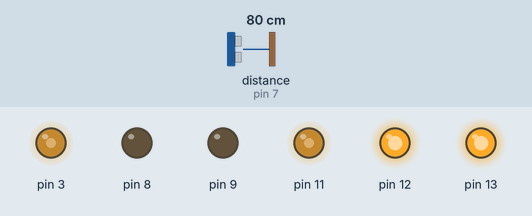
Recording of a sketch running on a simulated Arduino Uno, built with avr-gcc and run on an emulated ATmega328P. On the bench: output pins drawn as LEDs (lit = HIGH). Wiring (inferred from the names in the program): ultrasonic range finder: trigger pin 6; echo pin 7. Inputs (shaded band) come from the test bench; at power-on: distance to the obstacle (sensor on pin 7) 80 cm. The echo pulse lasts 58.3 µs per cm; pins used as bus, display or sensor lines are not drawn; what the sketch prints to the serial monitor is not drawn.

Above: at 0.1 s.
At 4.0 s:
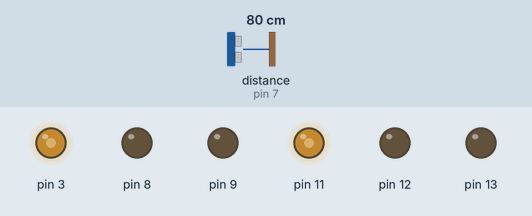
At 6.0 s:
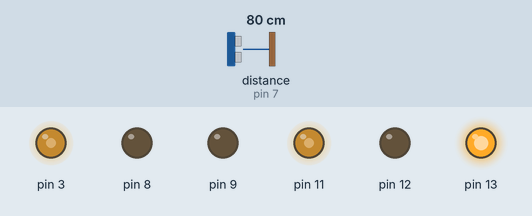
At 8.0 s:
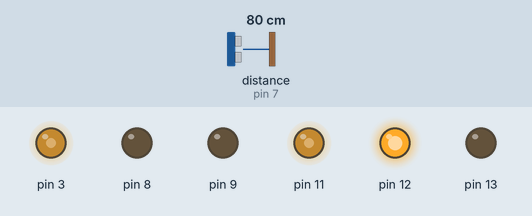
Timing chart, 0 to 9.2 s (numbered marks = the images above):
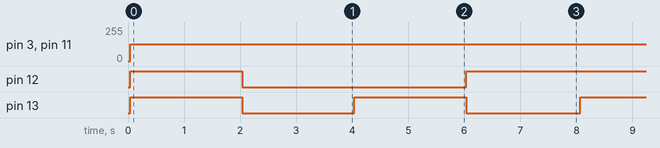

The sketch:

myAIDriver.ino
```cpp
#include "AIDriver.h"

  // Declare a pointer to a AIDriver object
  AIDriver *mrJonesDriving;

	void setup(){   // sets up once as the program starts
    // Instantiate a two wheeled to the pointer 'mrJonesDriving'
    mrJonesDriving = new AIDriver();
	}

	void loop(){ // loops continuously 50 times a second
      // Read the distanceRanger ulstrasonic sensor and return the object distance in mm
      Serial.println(mrJonesDriving->read());

      // obj->doSomething(); in this case make the object mrJonesDriving rotate to the right at a speed of 200
      mrJonesDriving->rotateRight(125); // speed can be between 0-255
			// wait 2000 milliseconds or 2 seconds
      delay(2000);
      mrJonesDriving->rotateLeft(125);
			delay(2000);
      // Make mrJonesDriving drive forward left wheel speed 200 and right wheel speed 200
      mrJonesDriving->driveForward(125,125);
      delay(2000);
      mrJonesDriving->driveBackward(125,125);
      delay(2000);
	}
```

AIDriver.cpp
```cpp
#include <Arduino.h>
#include "AIDriver.h"

AIDriver::AIDriver(){
  // signal pins need to be ~pwm pins
  static unsigned int rightSpeedIn = 3;  //0-255 sets speed for right wheel - default 3
  static unsigned int leftSpeedIn = 11;  //0-255 sets speed for left wheel - default 11
  // Must be digital pins
  static unsigned int rightDirection = 12; //0 = Forward, 1 = Backward for right wheel default 12
  static unsigned int rightBreak = 9;  //0 = Go, 1 = Break for right wheel default 9
  static unsigned int leftDirection = 13;  //0 = Forward, 1 = Backward for left wheel default 13
  static unsigned int leftBreak = 8;  //0 = Go, 1 = Break for right wheel default 8
  // Digital Pins for the Ultrasonic Sensor
  static uint8_t trigPin = 6;
  static uint8_t echoPin = 7;

  // L298N Motor controller
  motorRight = new L298N(rightSpeedIn,rightDirection,rightBreak);
  motorLeft = new L298N(leftSpeedIn,leftDirection,leftBreak);
  pinMode(trigPin, OUTPUT);
  pinMode(echoPin, INPUT);

  //Configure and debug the serial monitor
  Serial.begin(9600);
  Serial.println("Debug Serial Monitor");
}

unsigned int AIDriver::read() {
  return timing() / 2.8 / 2;  //distance by divisor
}

unsigned int AIDriver::timing() {
  delay(30);
  static uint8_t trig = 6;
  static uint8_t echo = 7;
  digitalWrite(trig, LOW);
  delayMicroseconds(2);
  digitalWrite(trig, HIGH);
  delayMicroseconds(10);
  digitalWrite(trig, LOW);
  previousMicros = micros();
  while(!digitalRead(echo) && (micros() - previousMicros) <= 20000UL); // wait for the echo pin HIGH or timeout
  previousMicros = micros();
  while(digitalRead(echo)  && (micros() - previousMicros) <= 20000UL); // wait for the echo pin LOW or timeout
  if (micros() - previousMicros > 3000) {
    return 0;
  } else {
    return micros() - previousMicros; // duration
  }
}

void AIDriver::brake(){
  motorRight->stop();
  motorLeft->stop();
}

void AIDriver::driveForward(unsigned short rightWheel, unsigned short leftWheel){
  motorRight->setSpeed(rightWheel);
  motorLeft->setSpeed(leftWheel);
  motorRight->backward();
  motorLeft->forward();
}

void AIDriver::driveBackward(unsigned short rightWheel, unsigned short leftWheel){
  motorRight->setSpeed(rightWheel);
  motorLeft->setSpeed(leftWheel);
  motorRight->forward();
  motorLeft->backward();
}

void AIDriver::rotateRight(unsigned short turnSpeed){
  motorRight->setSpeed(turnSpeed);
  motorLeft->setSpeed(turnSpeed);
  motorRight->forward();
  motorLeft->forward();
}

void AIDriver::rotateLeft(unsigned short turnSpeed){
  motorRight->setSpeed(turnSpeed);
  motorLeft->setSpeed(turnSpeed);
  motorRight->backward();
  motorLeft->backward();
}
```

AIDriver.h
```cpp
// (licence header left out)
#ifndef AIDRIVER_H
#define AIDRIVER_H
#include "L298N.h"

class AIDriver{
  public:
    AIDriver();

    void driveForward(unsigned short rightWheel, unsigned short leftWheel);
    void driveBackward(unsigned short rightWheel, unsigned short leftWheel);
    void rotateRight(unsigned short turnSpeed);
    void rotateLeft(unsigned short turnSpeed);
    void brake();
    unsigned int read();

  private:
    L298N *motorRight;
    L298N *motorLeft;
    unsigned long previousMicros;
    unsigned int timing();
};

#endif 
```

L298N.cpp
```cpp
#include "L298N.h"

L298N::L298N(uint8_t pinEnable, uint8_t pinIN1, uint8_t pinIN2) {
  _pinEnable = pinEnable;
  _pinIN1 = pinIN1;
  _pinIN2 = pinIN2;
  _pwmVal = 255;
  _isMoving = false;
  _canMove = true;
  _direction = STOP;

  pinMode(_pinEnable, OUTPUT);
  pinMode(_pinIN1, OUTPUT);
  pinMode(_pinIN2, OUTPUT);
}

void L298N::setSpeed(unsigned short pwmVal) {
  _pwmVal = pwmVal;
}

unsigned short L298N::getSpeed() {
  return this->isMoving() ? _pwmVal : 0;
}

void L298N::forward() {
  digitalWrite(_pinIN1, HIGH);
  digitalWrite(_pinIN2, LOW);

  analogWrite(_pinEnable, _pwmVal);

  _direction = FORWARD;
  _isMoving = true;
}

void L298N::backward() {
  digitalWrite(_pinIN1, LOW);
  digitalWrite(_pinIN2, LOW);

  analogWrite(_pinEnable, _pwmVal);

  _direction = BACKWARD;
  _isMoving = true;
}

void L298N::stop() {
  digitalWrite(_pinIN1, LOW);
  digitalWrite(_pinIN2, HIGH);

  analogWrite(_pinEnable, 0);

  _direction = STOP;
  _isMoving = false;
}

void L298N::reset() {
  _canMove = true;
}

boolean L298N::isMoving() {
  return _isMoving;
}

L298N::Direction L298N::getDirection() {
  return _direction;
}
```

L298N.h
```cpp
#ifndef L298N_h
#define L298N_h

#include "Arduino.h"

class L298N {
  public:
    typedef enum
    {
        FORWARD = 0,
        BACKWARD = 1,
        STOP = -1
    } Direction;

    L298N(uint8_t pinEnable, uint8_t pinIN1, uint8_t pinIN2);
    void setSpeed(unsigned short pwmVal);
    unsigned short getSpeed();
    void forward();
    void backward();
    void stop();
    void reset();
    boolean isMoving();
    Direction getDirection();

  private:
    byte _pinEnable;
    byte _pinIN1;
    byte _pinIN2;
    byte _pwmVal;
    boolean _canMove;
    boolean _isMoving;
    L298N::Direction _direction;
};

#endif
```

notes.ino
```cpp
/*  <- Do not delete

AIDRIVER METHODS:
 - mrJonesDriving->rotateRight(200); // speed can be between 0-255
 - mrJonesDriving->rotateLeft(200);
 - mrJonesDriving->driveForward(200,200); //Make mrJonesDriving drive forward left wheel speed 200 and right wheel speed 200
 - mrJonesDriving->driveBackward(200,200);
 - mrJonesDriving->brake(); // Make mrJonesDriving stop instantly
 - mrJonesDriving->read(); Returns the measurement from the ultrasonic ranger in mm

ARDUINO METHODS:
 - delay(1000);  // Ardunio stops processing and continues in set state for duration in milliseconds 1000 = 1 second
 - Serial.println(mrJonesDriving->read()); // Prints ranger state to the serial monitor
 - Serial.println("Hello World"); //Prints something to the serial monitor

CONTROL STRUCTURES
if (true){
  Serial.println("This is true")
}

if (true){
  Serial.println("This is true")
} else {
  Serial.println("This is false")
}

While (true) {
  mrJonesDriving->driveForward(200,200);
}

Testing code:
#include "AIDriver.h"

// Declare a pointer to a AIDriver object
  AIDriver *mrJonesDriving;

	void setup(){   // sets up once as the program starts
    //Instantiate a two wheeled to the pointer 'mrJonesDriving'
    mrJonesDriving = new AIDriver();
	}

	void loop(){ // loops continuously 50 times a second
      // Read the distanceRanger ulstrasonic sensor and return the object distance in mm
      Serial.println(mrJonesDriving->read());

      //obj->doSomething(); in this case make the object mrJonesDriving rotate to the right at a speed of 200
      mrJonesDriving->rotateRight(125); // speed can be between 0-255
			// wait 2000 milliseconds or 2 seconds
      delay(2000);
      mrJonesDriving->rotateLeft(125);
			delay(2000);
      //Make mrJonesDriving drive forward left wheel speed 200 and right wheel speed 200
      mrJonesDriving->driveForward(125,125);
      delay(2000);
      mrJonesDriving->driveBackward(125,125);
      delay(2000);
	}


*/// <- Do not delete
```

Measured:
- by itself, pin 3, pin 11: 0/255 → 125/255 at 0.04 s
- by itself, pin 12: repeats every 8.0 s: LOW 4.0 s, HIGH 4.0 s
- by itself, pin 13: alternates HIGH for 2.0 s and LOW for 2.0 s
